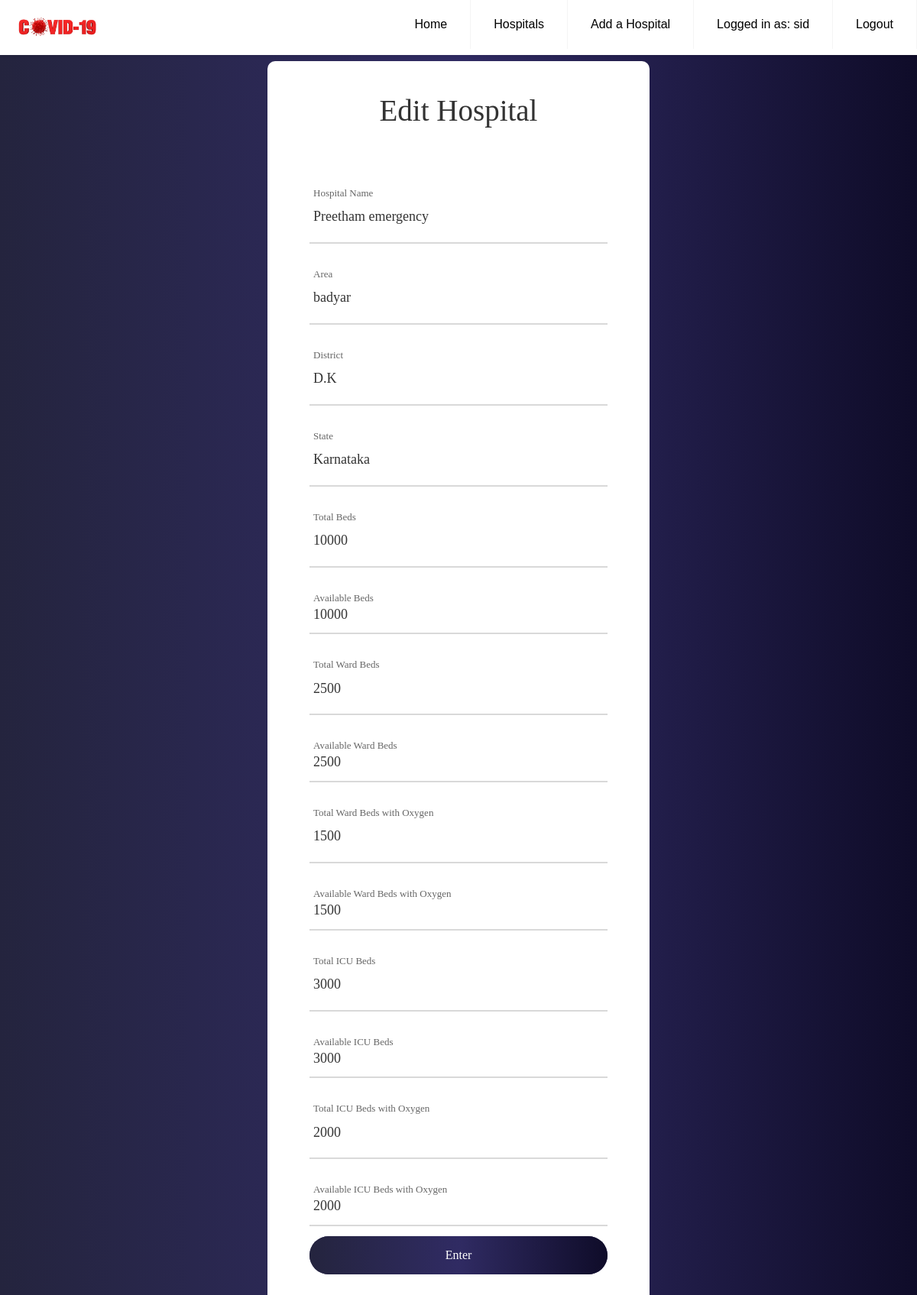
The page /hospital/1/edit (signed in) on the database as committed earlier.
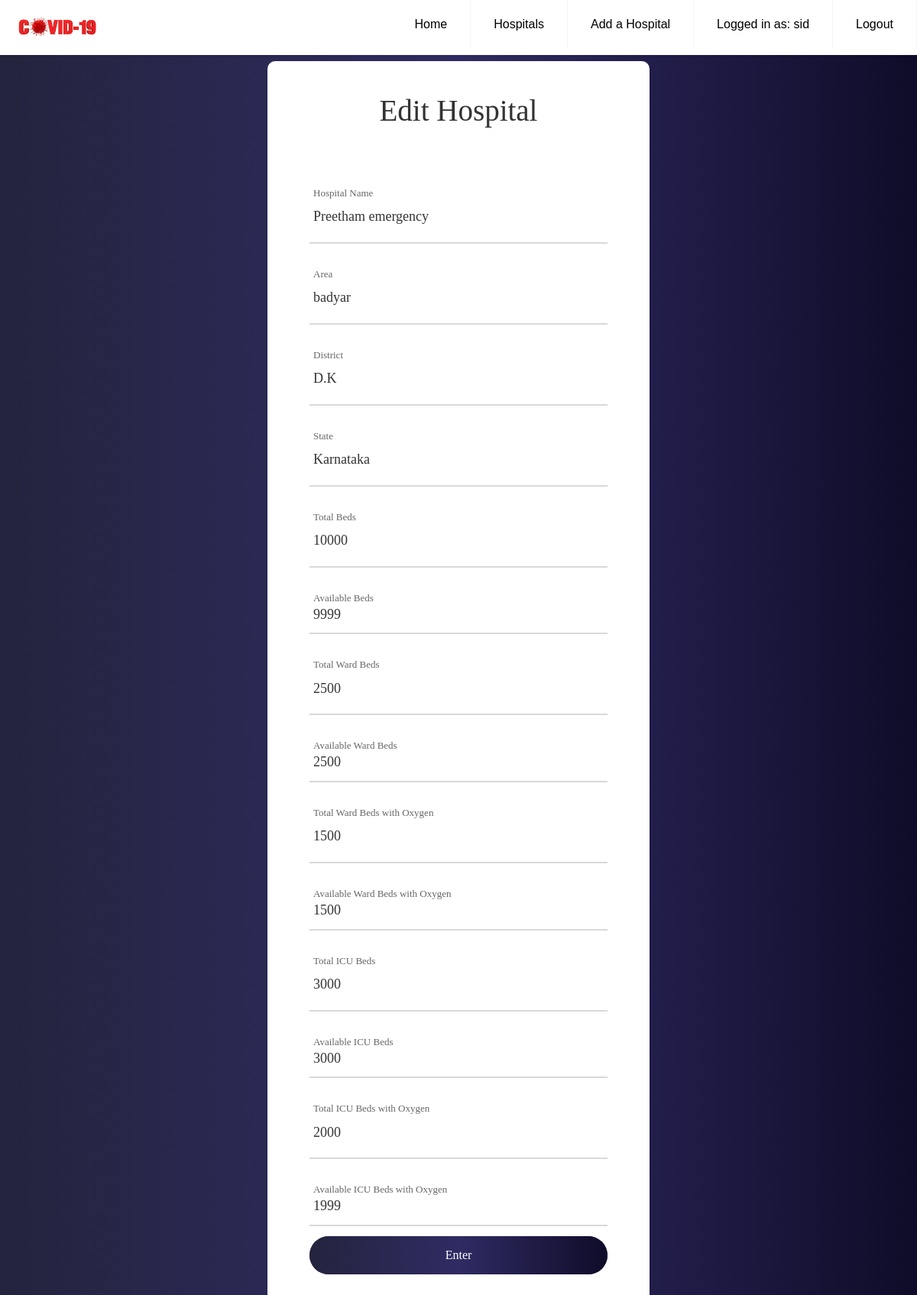
The same page on the database as committed later.
### models.py (models this page shows, shortened)
class Hospital(db.Model):
    __tablename__ = "hospital"
    id = db.Column(db.Integer, primary_key=True)
    name = db.Column(db.String(100), nullable=False)
    area = db.Column(db.String(100), nullable=False)
    district = db.Column(db.String(100), nullable=False)
    state = db.Column(db.String(100), nullable=False)
    phone = db.Column(db.Integer, nullable=False)
    total_beds = db.Column(db.Integer, nullable=False)
    available_beds = db.Column(db.Integer, nullable=False)
    total_ward_beds = db.Column(db.Integer, nullable=False)
    available_ward_beds = db.Column(db.Integer, nullable=False)
    total_ward_beds_with_oxygen = db.Column(db.Integer, nullable=False)
    available_ward_beds_with_oxygen = db.Column(db.Integer, nullable=False)
    total_icu_beds = db.Column(db.Integer, nullable=False)
    available_icu_beds = db.Column(db.Integer, nullable=False)
    total_icu_beds_with_oxygen = db.Column(db.Integer, nullable=False)
    available_icu_beds_with_oxygen = db.Column(db.Integer, nullable=False)
    beds = db.relationship('Bed', backref='hospital', lazy=True)
    users = db.relationship('User', backref='hospital', lazy=True)
    doctors = db.relationship('Doctor', backref='hospital', lazy=True)

### app.py (the view)
@app.route("/hospital/<int:hospital_id>/edit", methods=['GET', 'POST'])
def edithospital(hospital_id):
    if current_user.role != 'admin':
        flash('Unauthorised', 'danger')
        return redirect(url_for('hospital'))
    hospital = Hospital.query.get_or_404(hospital_id)
    form = addhospitalform()
    if request.method=='POST' and form.validate_on_submit():
        if hospital.total_beds <= form.total_beds.data and hospital.total_ward_beds <= form.total_ward_beds.data and\
        hospital.total_ward_beds_with_oxygen <= form.total_ward_beds_with_oxygen.data and hospital.total_icu_beds <= form.total_icu_beds.data and\
        hospital.total_icu_beds_with_oxygen <= form.total_icu_beds_with_oxygen.data:
            db.session.query(Hospital).filter_by(id=hospital_id).update({Hospital.total_beds: form.total_beds.data, Hospital.total_ward_beds: form.total_ward_beds.data,\
                                                                  Hospital.total_ward_beds_with_oxygen: form.total_ward_beds_with_oxygen.data, Hospital.total_icu_beds: form.total_icu_beds.data,\
                                                                  Hospital.total_icu_beds_with_oxygen:form.total_icu_beds_with_oxygen.data}, synchronize_session = False)
            db.session.commit()
            return redirect(url_for('hospital'))
        else:
            return redirect(url_for('home'))
    else:
        form.hospitalname.data = hospital.name
        form.area.data = hospital.area
        form.district.data = hospital.district
        form.state.data = hospital.state
        form.phone.data = hospital.phone
        form.total_beds.data = hospital.total_beds
        form.total_ward_beds.data = hospital.total_ward_beds
        form.total_ward_beds_with_oxygen.data = hospital.total_ward_beds_with_oxygen
        form.total_icu_beds.data = hospital.total_icu_beds
        form.total_icu_beds_with_oxygen.data = hospital.total_icu_beds_with_oxygen
    return render_template('hospitaledit.html',hospital=hospital, form=form, title="Edit Hospital")

### models.py (called while the page is built)
@login.user_loader
def load_user(id):
    return User.query.get(int(id))

### templates/hospitaledit.html (shortened to what the changed rows need)
{% extends "base.html" %}
{% block content %}
	<div class="patient_form">
		<div class="container-contact100" id="patient_form">
			<div class="wrap-contact100">
			<form class="contact100-form validate-form needs-validation" method="POST" novalidate>
				<div class="wrap-input100 validate-input" data-validate="Name is required">
					<span class="label-input100">Area</span>
					{{ form.area(class="input100") }}
					<span class="focus-input100"></span>
				</div>
				<div class="wrap-input100 input100-select">
					<div>
						{{ form.district(class="input100") }}
					</div>
				</div>
				<div class="wrap-input100 input100-select">
					<div>
						{{ form.state(class="input100") }}
					</div>
				</div>
				<div class="wrap-input100 validate-input" data-validate="Name is required">
					<span class="label-input100">Total Beds</span>
					{{ form.total_beds(class="input100") }}
					<span class="focus-input100"></span>
                </div>
                <div class="wrap-input100 validate-input" data-validate="Name is required">
					<span class="label-input100">Available Beds</span>
					<p class="input100">{{ hospital.available_beds }}</p>
					<span class="focus-input100"></span>
				</div>
				<div class="wrap-input100 validate-input" data-validate = "Message is required">
					<span class="label-input100">Total Ward Beds</span>
					{{ form.total_ward_beds(class="input100") }}
					<span class="focus-input100"></span>
                </div>
                <div class="wrap-input100 validate-input" data-validate="Name is required">
					<span class="label-input100">Available Ward Beds</span>
					<p class="input100">{{ hospital.available_ward_beds }}</p>
					<span class="focus-input100"></span>
				</div>
				<div class="wrap-input100 validate-input" data-validate="Name is required">
					<span class="label-input100">Total Ward Beds with Oxygen</span>
					{{ form.total_ward_beds_with_oxygen(class="input100") }}
					<span class="focus-input100"></span>
                </div>
                <div class="wrap-input100 validate-input" data-validate="Name is required">
					<span class="label-input100">Available Ward Beds with Oxygen</span>
					<p class="input100">{{ hospital.available_ward_beds_with_oxygen }}</p>
					<span class="focus-input100"></span>
				</div>
				<div class="wrap-input100 validate-input" data-validate="Name is required">
					<span class="label-input100">Total ICU Beds</span>
					{{ form.total_icu_beds(class="input100") }}
					<span class="focus-input100"></span>
                </div>
                <div class="wrap-input100 validate-input" data-validate="Name is required">
					<span class="label-input100">Available ICU Beds</span>
					<p class="input100">{{ hospital.available_icu_beds }}</p>
					<span class="focus-input100"></span>
				</div>
                <div class="wrap-input100 validate-input" data-validate="Name is required">
					<span class="label-input100">Total ICU Beds with Oxygen</span>
					{{ form.total_icu_beds_with_oxygen(class="input100") }}
					<span class="focus-input100"></span>
                </div>
                <div class="wrap-input100 validate-input" data-validate="Name is required">
					<span class="label-input100">Available ICU Beds with Oxygen</span>
					<p class="input100">{{ hospital.available_icu_beds_with_oxygen }}</p>
					<span class="focus-input100"></span>
				</div>
			</form>
		</div>
	</div>
</div>
{% endblock content %}

Rows that differ between the two databases and show on the page:
changed Hospital "badyar": available_beds "10000" → "9999"; available_icu_beds_with_oxygen "2000" → "1999"
